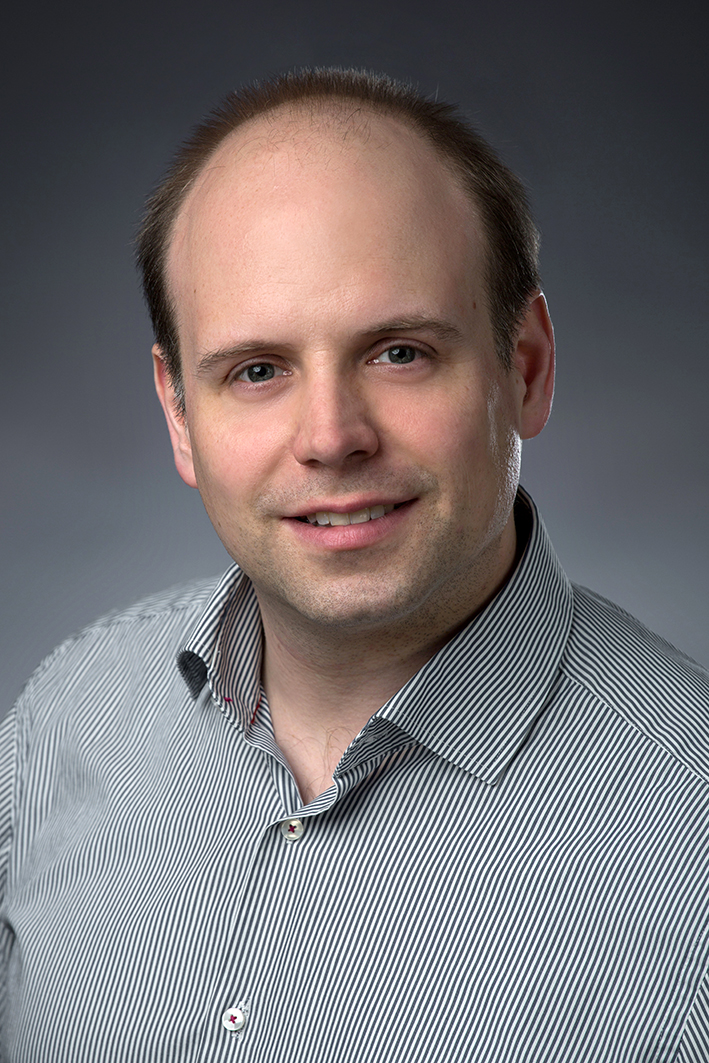
#> input picture assets/lippe-k.jpg, 709 x 1063 px
$ python image_resize.py ../lippe-k.jpg   (older library calls are emulated)
#> lines starting #> are read from the running program, lines starting #| are printed output that depends on the picture
import os, sys
import Image

size = (256, 256)

for infile in sys.argv[1:]:
    outfile = os.path.splitext(infile)[0] + ".thumbnail"
    if infile != outfile:
        try:
            im = Image.open(infile)
#> im is the input picture: PIL image 709x1063 RGB; mean R, G, B 119.2, 114.4, 116.7
            im.thumbnail(size, Image.ANTIALIAS)
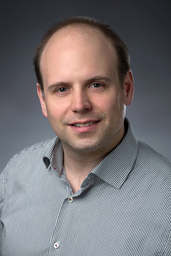
#> im: PIL image 171x256 RGB; mean R, G, B 119.3, 114.6, 116.8
            im.save(outfile, "JPEG")
        except IOError:
            print("cannot create thumbnail for '%s'" % (infile))
